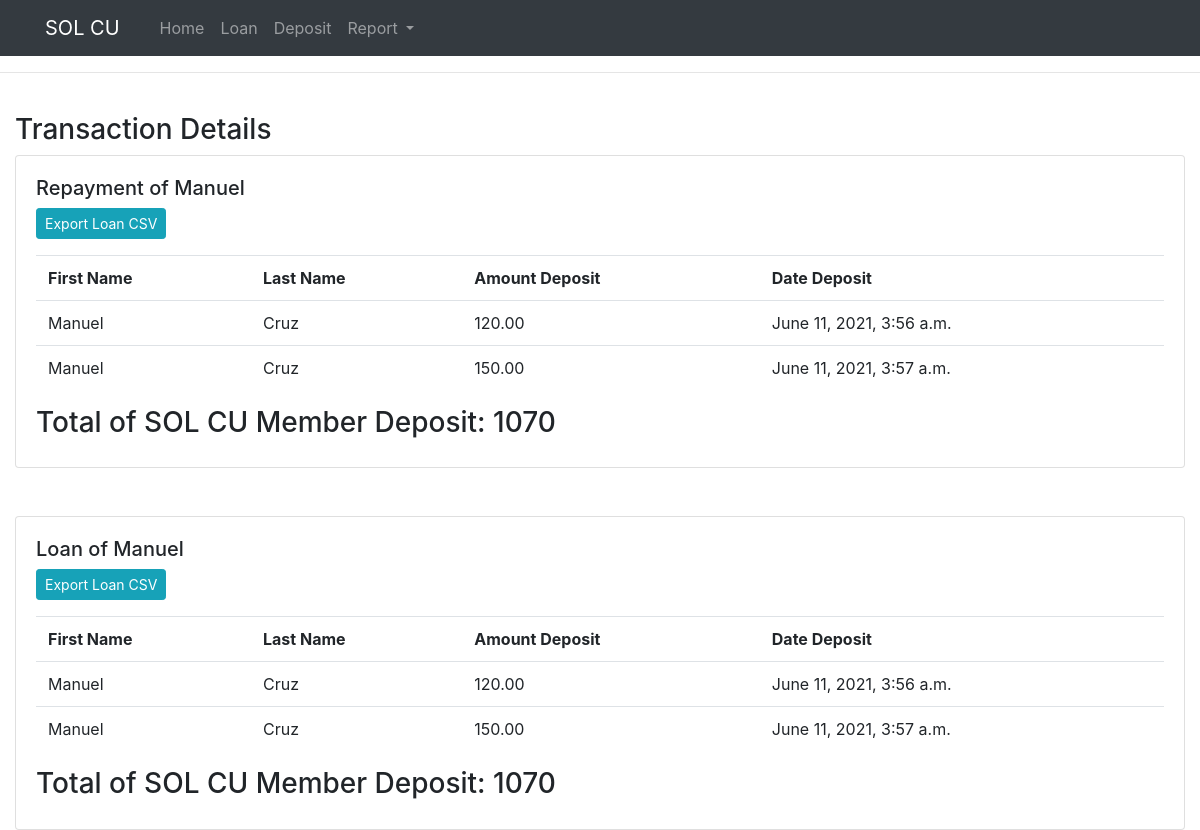
The app's page /members/1/ with its own data.
### information_system/models.py (models this page shows, shortened)
class Members(models.Model):
    AccountNumber=models.IntegerField()
    FirstName=models.CharField(max_length=20, null=True, blank=True)
    LastName = models.CharField(max_length=20, null=True, blank=True)
    Address = models.CharField(max_length=20, null=True, blank=True)
    Email = models.EmailField()
    Mobile=models.DecimalField(max_digits=13, decimal_places=2)
    Date_start=models.DateTimeField(auto_now=True)
    Is_active=models.BooleanField(default=False)
    Base_fund=models.DecimalField(max_digits=6, decimal_places=2)
    class Meta:
        verbose_name_plural = "Members"

class Deposits(models.Model):
    Member=models.ForeignKey(to=Members, blank=True, null=True, on_delete=models.CASCADE)
    Date_deposit=models.DateTimeField(auto_now=True)
    Amount_deposit=models.DecimalField(max_digits=6, decimal_places=2)
    class Meta:
        verbose_name_plural = "Deposits"

### information_system/views.py (the view)
# urls.py: path('members/<int:pk>/',views.members, name="members"),
def members(request,pk):
    members=Members.objects.get(id=pk)
    deposits=Deposits.objects.get(id=pk)
    deposit = members.deposits_set.all()
    deptotal=deposits.Amount_deposit
    dep_count=deposit.count()
    fname_by=members.FirstName
    lname_by=members.LastName
    dep_by=fname_by+lname_by
    dep_amount=deposits.Amount_deposit
    total_depos = Deposits.objects.aggregate(mytotal=Sum('Amount_deposit'))
    context={'members':members,'dep_amount':dep_amount,'dep_by':dep_by,'deposit':deposit,'total_depos':total_depos,'deptotal':deptotal}
    return render(request,'information_system/Members.html',context)

### information_system/Templates/information_system/Members.html (shortened to what this page needs)
{%extends 'information_system/Main.html'%}
{%load static%}
{%block content%}
    <h3>Transaction Details</h3>
<div class="row">
    <div class="col-md">
		<div class="card card-body">
            	<h5>Repayment of {{members.FirstName}}</h5>
			 <p> <a class="btn btn-sm btn-info" href="{% url 'export' %}">Export Loan CSV</a> </p>
			<table class="table table-md">
				<tr>
                    <th>First Name</th>
                    <th>Last Name</th>
					<th>Amount Deposit</th>
                    <th>Date Deposit</th>
				</tr>
				{% for depo in deposit %}
				<tr>
                    <td>{{depo.Member.FirstName}}</td>
                    <td>{{depo.Member.LastName}}</td>
                    <td>{{depo.Amount_deposit}}</td>
                    <td>{{depo.Date_deposit}}</td>
				</tr>
				{% endfor %}
			</table>
           <h3> Total of SOL CU Member Deposit: {{total_depos.mytotal}}</h3>
		</div>
	<br>
		<br>
<div class="row">
    <div class="col-md">
		<div class="card card-body">
            	<h5>Loan of {{members.FirstName}}</h5>
			 <p> <a class="btn btn-sm btn-info" href="{% url 'export' %}">Export Loan CSV</a> </p>
			<table class="table table-md">
				<tr>
                    <th>First Name</th>
                    <th>Last Name</th>
					<th>Amount Deposit</th>
                    <th>Date Deposit</th>
				</tr>
				{% for depo in deposit %}
				<tr>
                    <td>{{depo.Member.FirstName}}</td>
                    <td>{{depo.Member.LastName}}</td>
                    <td>{{depo.Amount_deposit}}</td>
                    <td>{{depo.Date_deposit}}</td>
				</tr>
				{% endfor %}
			</table>
           <h3> Total of SOL CU Member Deposit: {{total_depos.mytotal}}</h3>
		</div>
	</div>
{%endblock content%}

### staticfiles/css2/main.css (style rules this page uses)
body { background-color: white }

### records on screen
Members: FirstName "Manuel"
Deposits: Member.FirstName "Manuel", Member.LastName "Cruz", Amount_deposit "120.00", Date_deposit "June 11, 2021, 3:56 a.m."
Deposits: Member.FirstName "Manuel", Member.LastName "Cruz", Amount_deposit "150.00", Date_deposit "June 11, 2021, 3:57 a.m."

### other values on screen
{{ total_depos.mytotal }} "1070"
